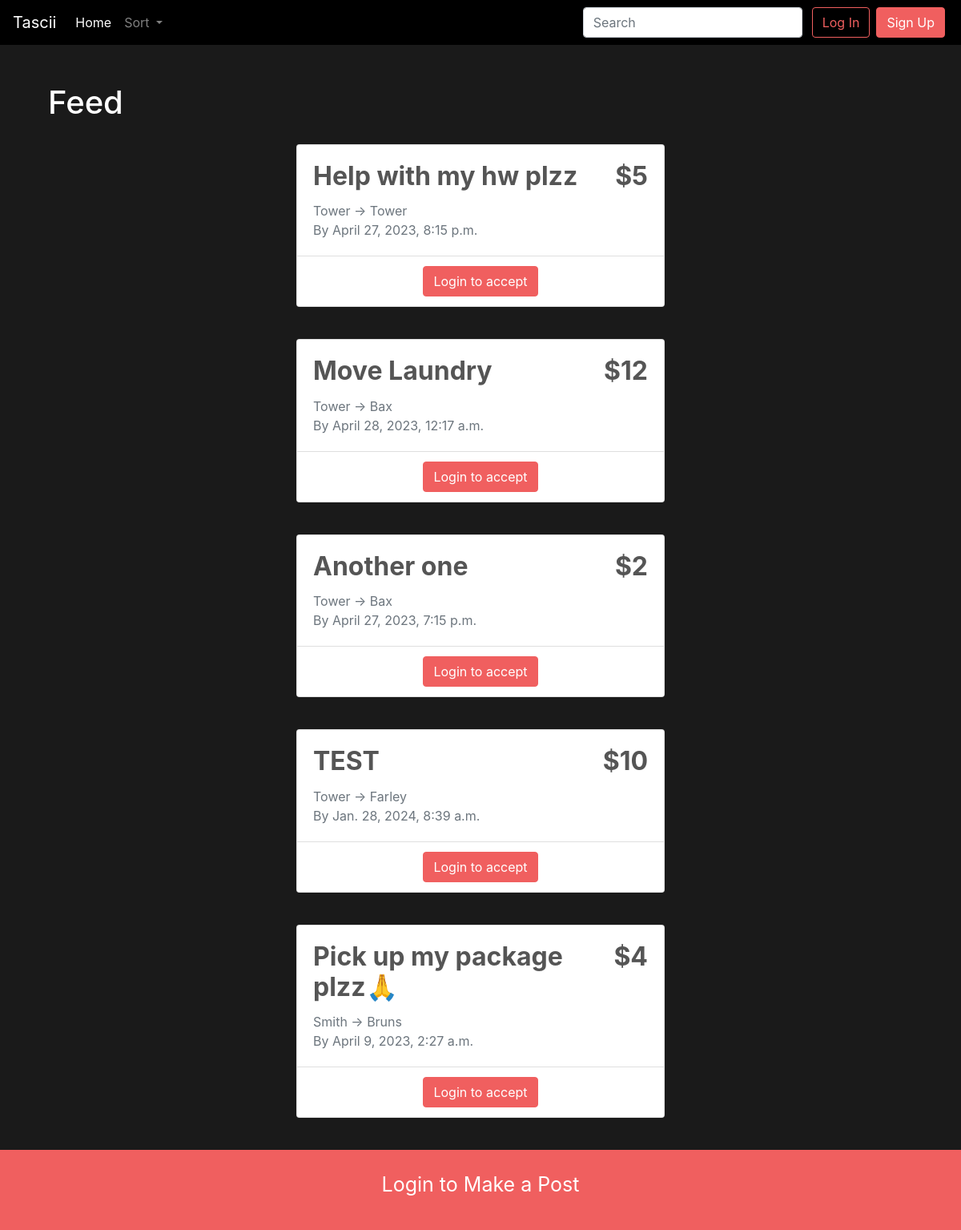
Before: / with the older database file.
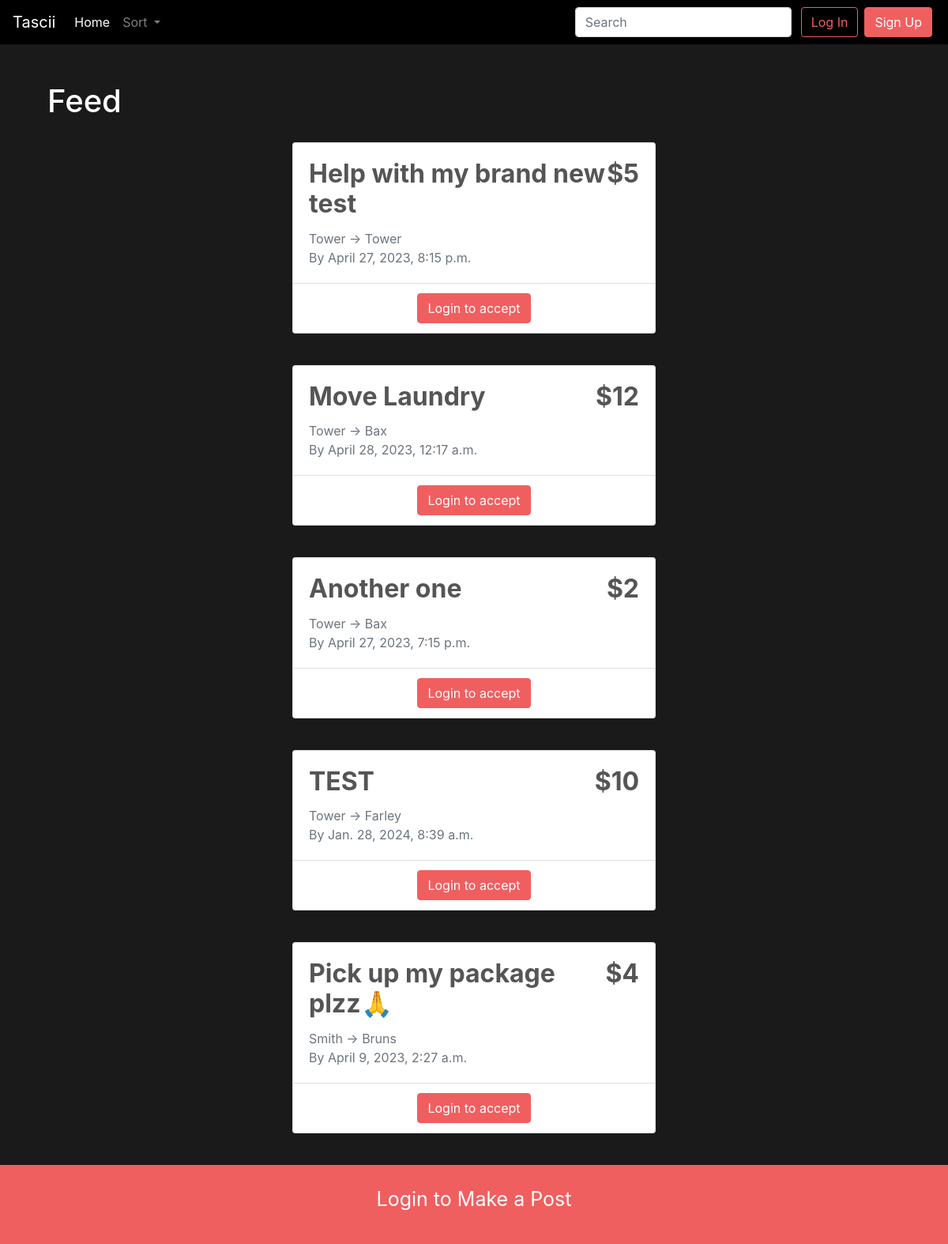
After: the same page with the newer database file.
### feed/models.py (models this page shows)
class Post(models.Model):
    title = models.CharField(max_length=100)
    price = models.IntegerField()
    start_loc = models.CharField(max_length=100) # Could create custom location field to get long and lat too
    end_loc = models.CharField(max_length=100)
    expiration_date = models.DateTimeField()
    time_estimate = models.DurationField()
    user = models.ForeignKey(User, on_delete=models.CASCADE, related_name='%(class)s_post_created')
    created_at = models.DateTimeField(auto_now_add=True)
    status = models.CharField(max_length=20, default='open') # open, accepted, completed, cancelled
    filled_by = models.ForeignKey(User, on_delete=models.CASCADE, related_name='%(class)s_post_filled', null=True, blank=True)

### feed/views.py (the view)
# urls.py: path('', views.feed, name='feed'),
def feed(request, sort="created_at"):
    query = request.GET.get('query')
    sort = sort if sort == 'expiration_date' else '-' + sort
    if query:
        posts = Post.objects.filter(
            Q(title__icontains=query) | Q(start_loc__icontains=query) | Q(end_loc__icontains=query)
        ).order_by(sort)
    else:
        posts = Post.objects.filter(Q(status='open')).order_by(sort)
    context = {
        'query': query,
        'posts': posts
    }
    return render(request, 'feed.html', context)

### feed/templates/feed.html (shortened to what this page needs)
{% extends "base.html" %}
{% block page_content %}
<div class="col feed">
<h1>Feed</h1>
{% for post in posts %}
    <div class="post md-4 mx-auto" data-aos="fade-up" data-aos-offset="100", data-aos-duration="1000">
        <div class="card rounded-3">
          <div class="card-body d-flex justify-content-between">
            <div class="d-flex flex-column">
              <h5 class="card-title">{{ post.title }}</h5>
              <p class="card-text text-muted">{{ post.start_loc }} &rarr; {{ post.end_loc }}</p>
              <p class="card-text text-muted">By {{ post.expiration_date }}</p>
            </div>
            <h4 class="card-price text-right">${{ post.price }}</h4>
          </div>
          <div class="card-footer bg-white text-center">
            {% if request.user.is_authenticated %}
            {% if post.user == request.user %}
            <a href="{% url 'edit_post' post.pk %}" class="btn btn-primary">Edit</a>
            {% else %}
            <a href="{% url 'post_details' post.pk %}" class="btn btn-primary">Accept?</a>
            {% endif %}
            {% else %}
            <a href="{% url 'login' %}" class="btn btn-primary">Login to accept</a>
            {% endif %}
          </div>
        </div>
      </div>
{% endfor %}
</div>
<div class="fixed-bottom d-flex justify-content-center">
  {% if request.user.is_authenticated %}
      <a href="{% url 'make_post' %}" class="btn-block btn-primary">Make a Post</a>
  {% else %}
      <a href="{% url 'login' %}" class="btn-block btn-primary">Login to Make a Post</a>
  {% endif %}
 </div>
{% endblock %}

Changed rows visible on the page:
changed Post: title "Help with my hw plzz" → "Help with my brand new test"
